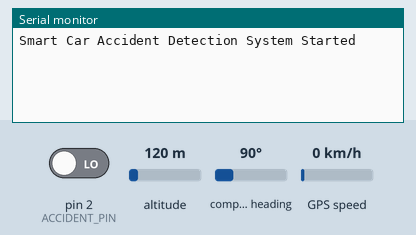
A sketch run on a simulated Arduino Uno, built with avr-gcc and run on an emulated ATmega328P. Parts: the last lines printed to the serial monitor. Inputs (shaded band) come from the test bench; at power-on: pin 2 (ACCIDENT_PIN) LOW, altitude 120 m, compass heading 90°, GPS speed 0 km/h. The GPS gets a fix after 3 s at 37.7749, -122.4194 with 8 satellites; the modem accepts every AT command (registered, SIM ready, sends succeed) and sends nothing else.

Above: at 1.2 s.
1.3 s: pin 2 (ACCIDENT_PIN) driven HIGH
At 2.5 s:
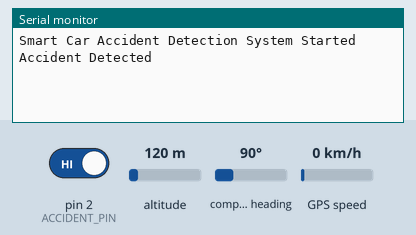
At 3.7 s:
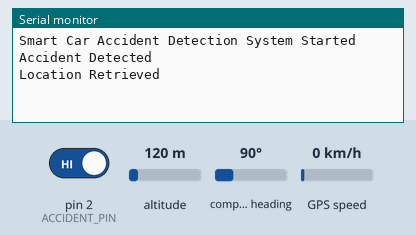

The sketch:

main.ino
```cpp
#include <SoftwareSerial.h>
#include <TinyGPS++.h>

#define ACCIDENT_PIN 2

TinyGPSPlus gps;

// GPS RX, TX
SoftwareSerial gpsSerial(4, 3);

// GSM RX, TX
SoftwareSerial gsmSerial(7, 8);

String latitude = "";
String longitude = "";

void setup() {

  Serial.begin(9600);

  gpsSerial.begin(9600);
  gsmSerial.begin(9600);

  pinMode(ACCIDENT_PIN, INPUT);

  Serial.println("Smart Car Accident Detection System Started");
}

void getGPSLocation() {

  unsigned long start = millis();

  while (millis() - start < 5000) {

    while (gpsSerial.available()) {

      gps.encode(gpsSerial.read());

      if (gps.location.isValid()) {

        latitude = String(gps.location.lat(), 6);
        longitude = String(gps.location.lng(), 6);

        return;
      }
    }
  }

  latitude = "Not Available";
  longitude = "Not Available";
}

void sendSMS() {

  gsmSerial.println("AT+CMGF=1");
  delay(1000);

  gsmSerial.println("AT+CMGS=\"+911234567890\"");
  delay(1000);

  gsmSerial.println("🚨 Accident Detected!");

  gsmSerial.print("Latitude: ");
  gsmSerial.println(latitude);

  gsmSerial.print("Longitude: ");
  gsmSerial.println(longitude);

  gsmSerial.print("Google Maps: ");
  gsmSerial.print("https://maps.google.com/?q=");
  gsmSerial.print(latitude);
  gsmSerial.print(",");
  gsmSerial.println(longitude);

  gsmSerial.write(26);

  delay(5000);
}

void loop() {

  int accidentStatus = digitalRead(ACCIDENT_PIN);

  if (accidentStatus == HIGH) {

    Serial.println("Accident Detected");

    getGPSLocation();

    Serial.println("Location Retrieved");

    sendSMS();

    Serial.println("SOS Message Sent");

    delay(10000);
  }
}
```

Measured:
- after the input at 1.3 s, the serial monitor: prints a new line at once (image 1)
